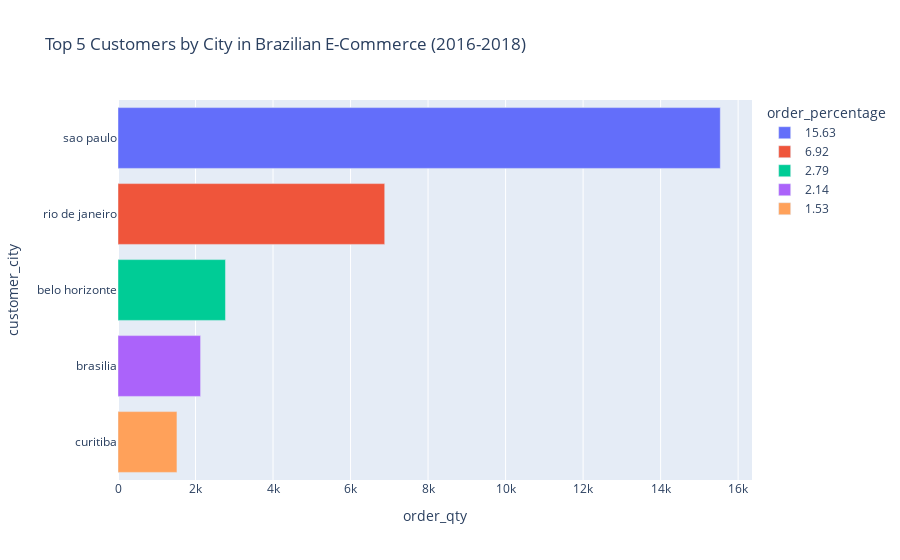

The notebook cell saved with this chart:
### Code cell
# Plotting selling customer by city data
fig5 = px.bar(r6_top, x="order_qty", y="customer_city", orientation='h', hover_data=['order_percentage'], color='order_percentage', title='Top 5 Customers by City in Brazilian E-Commerce (2016-2018)')
fig5.update_layout(yaxis={'categoryorder':'total ascending'})
fig5.show()

### Figure 1 — Plotly figure (JSON) as saved in the notebook; plotly's stock layout.template omitted (floating-point values rounded to 4 significant figures)
{"data": [{"alignmentgroup": "True", "customdata": [["15.63"]], "hovertemplate": "order_percentage=%{customdata[0]}<br>order_qty=%{x}<br>customer_city=%{y}<extra></extra>", "legendgroup": "15.63", "marker": {"color": "#636efa"}, "name": "15.63", "offsetgroup": "15.63", "orientation": "h", "showlegend": true, "textposition": "auto", "type": "bar", "x": [15540], "xaxis": "x", "y": ["sao paulo"], "yaxis": "y"}, {"alignmentgroup": "True", "customdata": [["6.92"]], "hovertemplate": "order_percentage=%{customdata[0]}<br>order_qty=%{x}<br>customer_city=%{y}<extra></extra>", "legendgroup": "6.92", "marker": {"color": "#EF553B"}, "name": "6.92", "offsetgroup": "6.92", "orientation": "h", "showlegend": true, "textposition": "auto", "type": "bar", "x": [6882], "xaxis": "x", "y": ["rio de janeiro"], "yaxis": "y"}, {"alignmentgroup": "True", "customdata": [["2.79"]], "hovertemplate": "order_percentage=%{customdata[0]}<br>order_qty=%{x}<br>customer_city=%{y}<extra></extra>", "legendgroup": "2.79", "marker": {"color": "#00cc96"}, "name": "2.79", "offsetgroup": "2.79", "orientation": "h", "showlegend": true, "textposition": "auto", "type": "bar", "x": [2773], "xaxis": "x", "y": ["belo horizonte"], "yaxis": "y"}, {"alignmentgroup": "True", "customdata": [["2.14"]], "hovertemplate": "order_percentage=%{customdata[0]}<br>order_qty=%{x}<br>customer_city=%{y}<extra></extra>", "legendgroup": "2.14", "marker": {"color": "#ab63fa"}, "name": "2.14", "offsetgroup": "2.14", "orientation": "h", "showlegend": true, "textposition": "auto", "type": "bar", "x": [2131], "xaxis": "x", "y": ["brasilia"], "yaxis": "y"}, {"alignmentgroup": "True", "customdata": [["1.53"]], "hovertemplate": "order_percentage=%{customdata[0]}<br>order_qty=%{x}<br>customer_city=%{y}<extra></extra>", "legendgroup": "1.53", "marker": {"color": "#FFA15A"}, "name": "1.53", "offsetgroup": "1.53", "orientation": "h", "showlegend": true, "textposition": "auto", "type": "bar", "x": [1521], "xaxis": "x", "y": ["curitiba"], "yaxis": "y"}], "layout": {"barmode": "relative", "legend": {"title": {"text": "order_percentage"}, "tracegroupgap": 0}, "title": {"text": "Top 5 Customers by City in Brazilian E-Commerce (2016-2018)"}, "xaxis": {"anchor": "y", "domain": [0, 1], "title": {"text": "order_qty"}}, "yaxis": {"anchor": "x", "categoryorder": "total ascending", "domain": [0, 1], "title": {"text": "customer_city"}}}}
